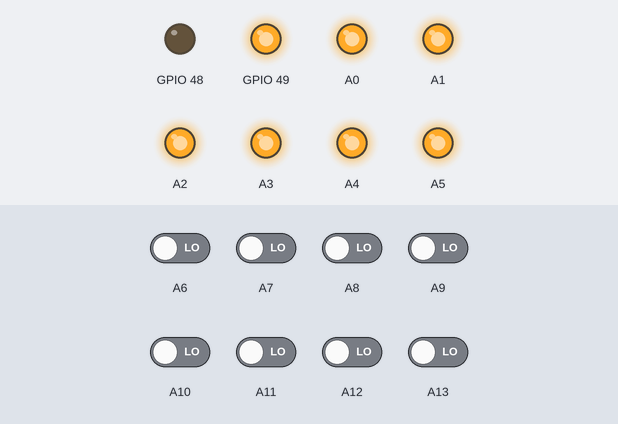
Bench run of a program on a simulated Raspberry Pi (BCM pin numbers). Shown: output pins drawn as LEDs (lit = HIGH). Inputs (shaded band) come from the test bench; at power-on: A6–13 LOW. The clock reads 2024-03-15 10:24:30 at power-on unless the program sets it; what the program prints to the terminal is not drawn.

Above: at 1.2 s.
1.3 s: A6 driven HIGH
At 2.3 s:
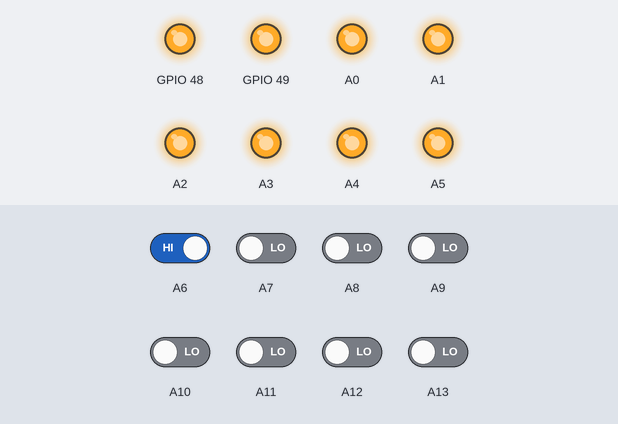
4.3 s: A7 driven HIGH and A9 driven HIGH
At 5.8 s:
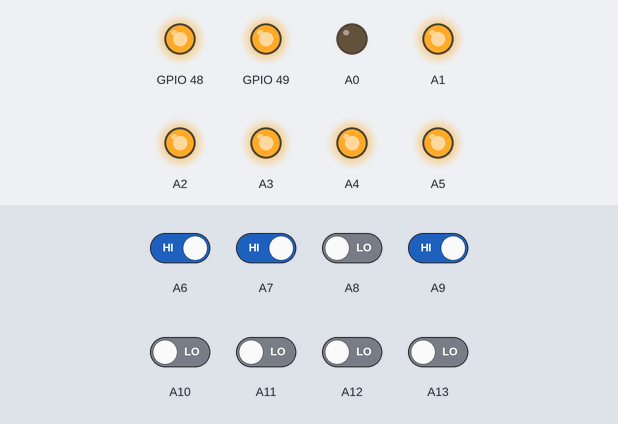
7.3 s: A8 driven HIGH
At 9.8 s:
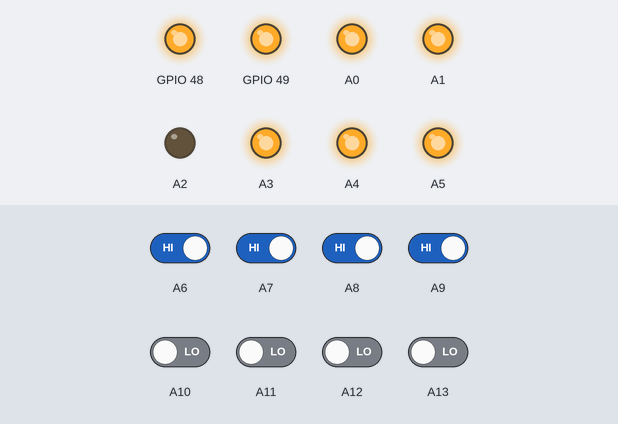
10.3 s: A7 driven LOW
At 11.8 s:
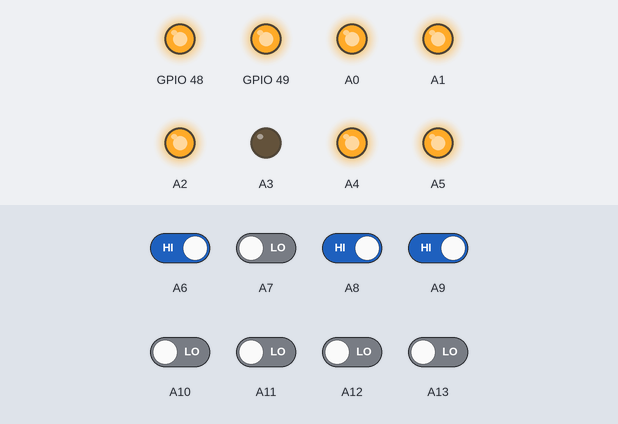
13.3 s: A6 driven LOW
16.3 s: A7 driven HIGH
Timing chart, 0 to 20.3 s (numbered marks = the images above; inputs shaded):
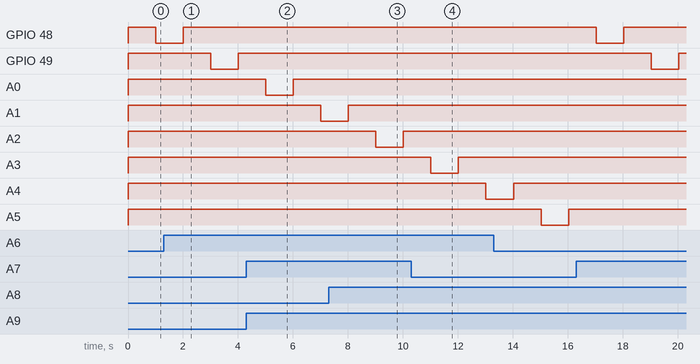

The program:

GPIO_test.py
```python
#!/usr/bin/env python3
# -*- coding: utf-8 -*-

"""
GPIO_test.py  (python3-gpiod v1)
--------------------------------
功能：
- 持續顯示 8 路 GPI 狀態 + 偵測變化
- 同時輪循 GPO1~GPO8：每秒切換一次 ON/OFF（0=ON, 1=OFF）
"""

import time
import signal
import gpiod

CHIP_NAME = "gpiochip0"

# 8DI / 8DO 對應 line
GPI_LINES = [56, 57, 58, 59, 60, 61, 62, 63]
GPO_LINES = [48, 49, 50, 51, 52, 53, 54, 55]

# 讀取輪詢間隔（秒）
POLL_INTERVAL = 0.2

# GPO 切換節奏（秒）
GPO_TOGGLE_INTERVAL = 1.0

# 你的系統定義：0=ON(導通), 1=OFF(斷開)
ON = 0
OFF = 1

running = True
def stop(sig, frame):
    global running
    print("\n🛑 GPIO test stop")
    running = False

signal.signal(signal.SIGINT, stop)
signal.signal(signal.SIGTERM, stop)

def main():
    print("🔌 GPIO Test (gpiod v1 API)")
    print("Chip :", CHIP_NAME)
    print("GPI  :", GPI_LINES)
    print("GPO  :", GPO_LINES)
    print("-" * 60)

    chip = gpiod.Chip(CHIP_NAME)

    # --- GPI: 一次取得多條線，設定輸入 ---
    gpi_lines = chip.get_lines(GPI_LINES)
    gpi_lines.request(consumer="gpio-test-gpi", type=gpiod.LINE_REQ_DIR_IN)

    # --- GPO: 每條線獨立 request（v1 沒有 batch output 的 set_values 很方便）---
    gpo_objs = []
    for idx, line_no in enumerate(GPO_LINES, start=1):
        line = chip.get_line(line_no)
        # 預設全部 OFF
        line.request(
            consumer=f"gpio-test-gpo{idx}",
            type=gpiod.LINE_REQ_DIR_OUT,
            default_val=OFF
        )
        gpo_objs.append(line)

    last_gpi_vals = [None] * len(GPI_LINES)

    gpo_idx = 0                 # 目前輪到哪一顆 GPO
    gpo_state_on = False        # False=OFF, True=ON（以 0/1 寫入）
    next_toggle_ts = time.time() + GPO_TOGGLE_INTERVAL

    tick = 0
    try:
        while running:
            now = time.time()

            # ====== 1) 讀取 GPI + 變化偵測 ======
            vals = gpi_lines.get_values()  # list of 0/1

            for i, v in enumerate(vals):
                if last_gpi_vals[i] is None:
                    last_gpi_vals[i] = v
                elif v != last_gpi_vals[i]:
                    print(f"⚡ GPI{i+1} change: {last_gpi_vals[i]} → {v}")
                    last_gpi_vals[i] = v

            # 每秒輸出一次整體狀態
            if tick % int(1 / POLL_INTERVAL) == 0:
                bits = " ".join(f"GPI{i+1}:{v}" for i, v in enumerate(vals))
                value = sum(v << i for i, v in enumerate(vals))
                print(f"[STATE] {bits}  (0x{value:02X})")

            # ====== 2) 輪循切換 GPO：同一顆 ON->OFF 完再換下一顆 ======
            if now >= next_toggle_ts:
                # 先確保全部 OFF（避免多顆同時 ON）
                for line in gpo_objs:
                    line.set_value(OFF)

                if not gpo_state_on:
                    # Phase A：同一顆先 ON
                    gpo_objs[gpo_idx].set_value(ON)
                    print(f"[GPO] GPO{gpo_idx+1} (line {GPO_LINES[gpo_idx]}) => ON(0)")
                    gpo_state_on = True
                else:
                    # Phase B：同一顆再 OFF，然後換下一顆
                    gpo_objs[gpo_idx].set_value(OFF)
                    print(f"[GPO] GPO{gpo_idx+1} (line {GPO_LINES[gpo_idx]}) => OFF(1)")
                    gpo_state_on = False
                    gpo_idx = (gpo_idx + 1) % len(gpo_objs)

                next_toggle_ts = now + GPO_TOGGLE_INTERVAL


            tick += 1
            time.sleep(POLL_INTERVAL)

    finally:
        # 清場：全部 GPO OFF
        try:
            for line in gpo_objs:
                try:
                    line.set_value(OFF)
                except Exception:
                    pass
                try:
                    line.release()
                except Exception:
                    pass
        except Exception:
            pass

        try:
            gpi_lines.release()
        except Exception:
            pass
        try:
            chip.close()
        except Exception:
            pass

        print("✅ GPIO Test End")

if __name__ == "__main__":
    main()
```
